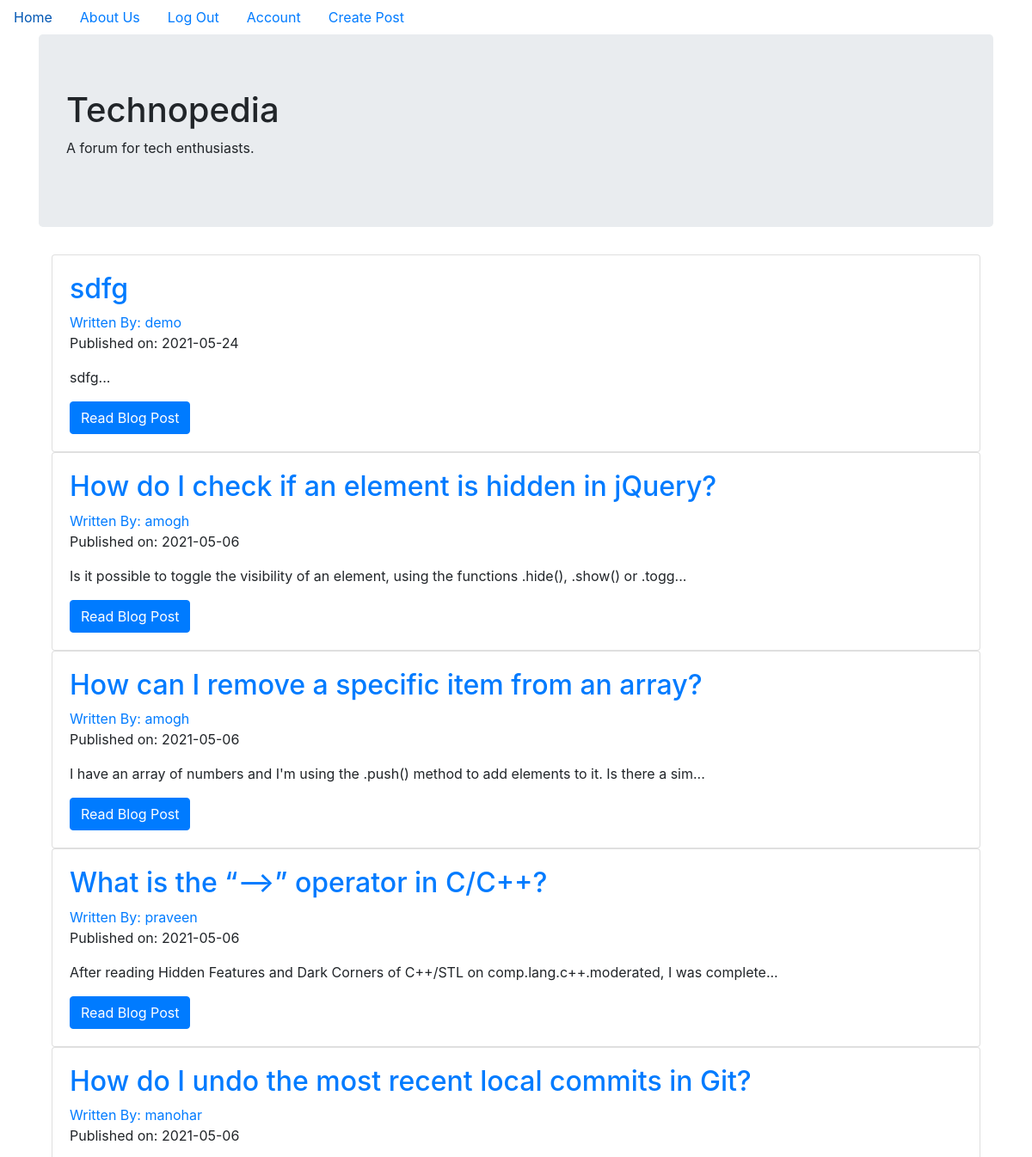
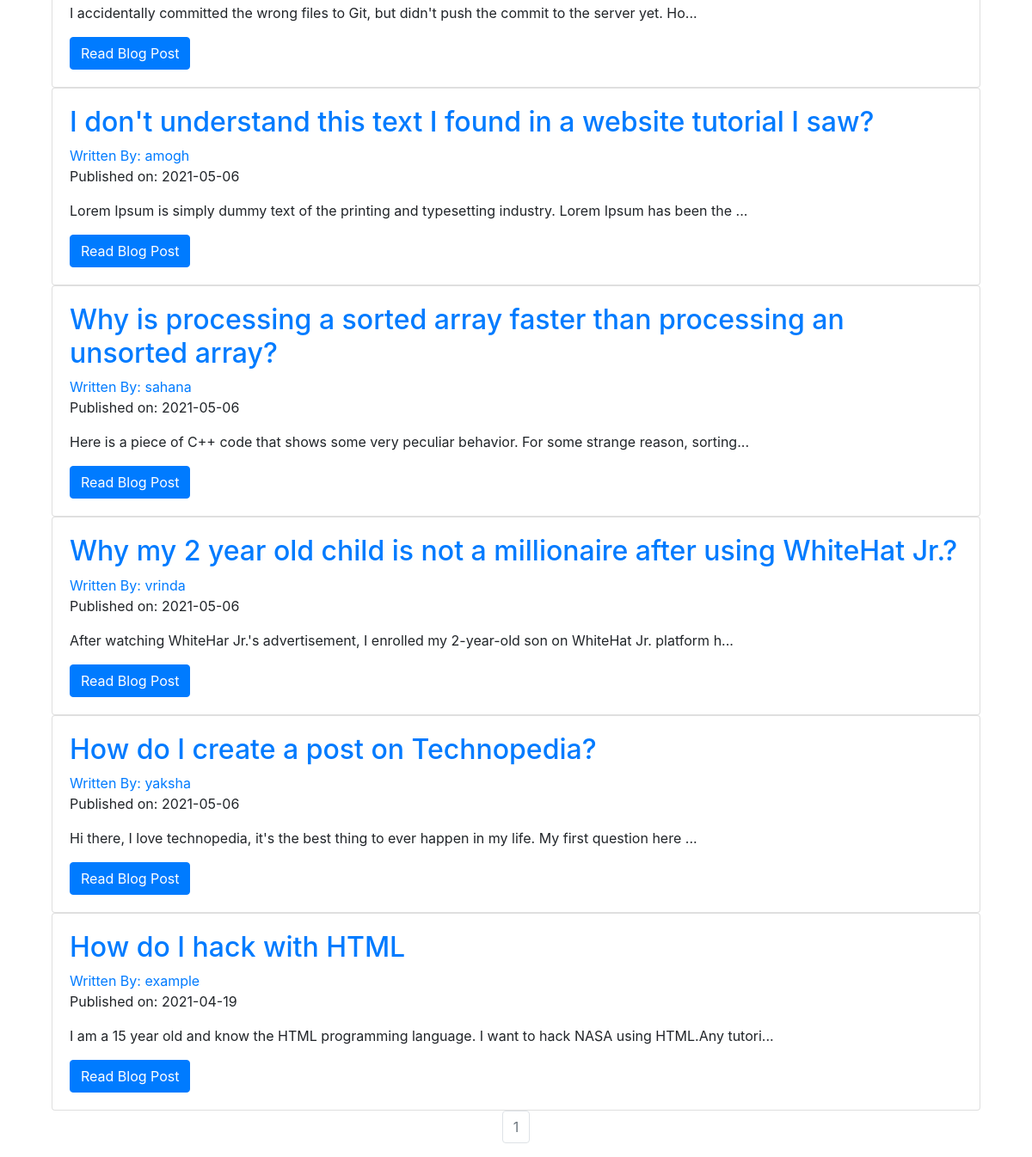
/ (signed in), run on the app's committed database (2 pictures, top to bottom).
### techblog/models.py (models this page shows, shortened)
class BlogPost(db.Model):
    users = db.relationship(User)
    id = db.Column(db.Integer, primary_key=True)
    user_id = db.Column(db.Integer, db.ForeignKey('users.id'), nullable=False)
    date = db.Column(db.DateTime, nullable=False, default=datetime.utcnow)
    title = db.Column(db.String(140), nullable=False)
    text = db.Column(db.Text, nullable=False)

class User(db.Model, UserMixin):
    __tablename__ = 'users'
    id = db.Column(db.Integer, primary_key = True)
    profile_image = db.Column(db.String(20), nullable=False, default='default_profile.png')
    email = db.Column(db.String(64), unique=True, index=True)
    username = db.Column(db.String(64), unique=True, index=True)
    password_hash = db.Column(db.String(128))
    posts = db.relationship('BlogPost', backref='author', lazy=True)

### techblog/core/views.py (the view)
@core.route('/')
def index():
    page = request.args.get('page', 1, type=int)
    blog_posts = BlogPost.query.order_by(BlogPost.date.desc()).paginate(page=page, per_page=10)
    return render_template('index.html',blog_posts=blog_posts)

### techblog/models.py (called while the page is built)
@login_manager.user_loader
def load_user(user_id):
    return User.query.get(user_id)

### techblog/templates/index.html (shortened to what this page needs)
{% extends "base.html" %}
{% block content %}
<div class="jumbotron">
  <h1>Technopedia</h1>
  <p>A forum for tech enthusiasts.</p>
</div>
<div class="container">
  {% for post in blog_posts.items %}
  <div class="card">
    <div class="card-body">
      <h2>
        <a class="card-title"
           href="{{ url_for('blog_posts.blog_post', blog_post_id=post.id) }}">
           {{ post.title}}
        </a>
      </h2>
      <a href="{{ url_for('users.user_posts', username=post.author.username) }}">
        Written By: {{ post.author.username }}
      </a>
      <p>Published on: {{ post.date.strftime('%Y-%m-%d') }}</p>
      <p class="card-text">{{ post.text[:100] }}...</p>
      <a href="{{ url_for('blog_posts.blog_post', blog_post_id=post.id) }}" class="btn btn-primary">Read Blog Post</a>
    </div>
  </div>
  {% endfor %}
  <nav aria-label="Page navigation example">
    <ul class="pagination justify-content-center">
      {% for page_num in blog_posts.iter_pages(left_edge=1, right_edge=1, left_current=1, right_current=2) %}
      {% if blog_posts.page == page_num %}
      <li class="page-item disabled">
        <a class="page-link" href="{{ url_for('core.index', page=page_num) }}">{{ page_num }}</a>
      </li>
      {% else %}
      <li class="page-item"><a class="page-link" href="{{ url_for('core.index', page=page_num) }}">{{ page_num }}</a>
      </li>
      {% endif %}
      {% endfor %}
  </nav>
  {% endblock %}

### data on the page
BlogPost: title "sdfg", author.username "demo", date "2021-05-24", text "sdfg"
BlogPost: title "How do I check if an element is hidden in jQuery?", author.username "amogh", date "2021-05-06", text "Is it possible to toggle the visibility of an element, using the functions .hide(), .show() or .togg"
BlogPost: title "How can I remove a specific item from an array?", author.username "amogh", date "2021-05-06", text "I have an array of numbers and I'm using the .push() method to add elements to it. Is there a sim"
BlogPost: title "What is the “-->” operator in C/C++?", author.username "praveen", date "2021-05-06", text "After reading Hidden Features and Dark Corners of C++/STL on comp.lang.c++.moderated, I was complete"
BlogPost: title "How do I undo the most recent local commits in Git?", author.username "manohar", date "2021-05-06", text "I accidentally committed the wrong files to Git, but didn't push the commit to the server yet. Ho"
BlogPost: title "I don't understand this text I found in a website tutorial I saw?", author.username "amogh", date "2021-05-06", text "Lorem Ipsum is simply dummy text of the printing and typesetting industry. Lorem Ipsum has been the"
BlogPost: title "Why is processing a sorted array faster than processing an unsorted array?", author.username "sahana", date "2021-05-06", text "Here is a piece of C++ code that shows some very peculiar behavior. For some strange reason, sorting"
BlogPost: title "Why my 2 year old child is not a millionaire after using WhiteHat Jr.?", author.username "vrinda", date "2021-05-06", text "After watching WhiteHar Jr.'s advertisement, I enrolled my 2-year-old son on WhiteHat Jr. platform h"
BlogPost: title "How do I create a post on Technopedia?", author.username "yaksha", date "2021-05-06", text "Hi there, I love technopedia, it's the best thing to ever happen in my life. My first question here"
BlogPost: title "How do I hack with HTML", author.username "example", date "2021-04-19", text "I am a 15 year old and know the HTML programming language. I want to hack NASA using HTML.Any tutori"

### other printed values
{{ page_num }} "1"
